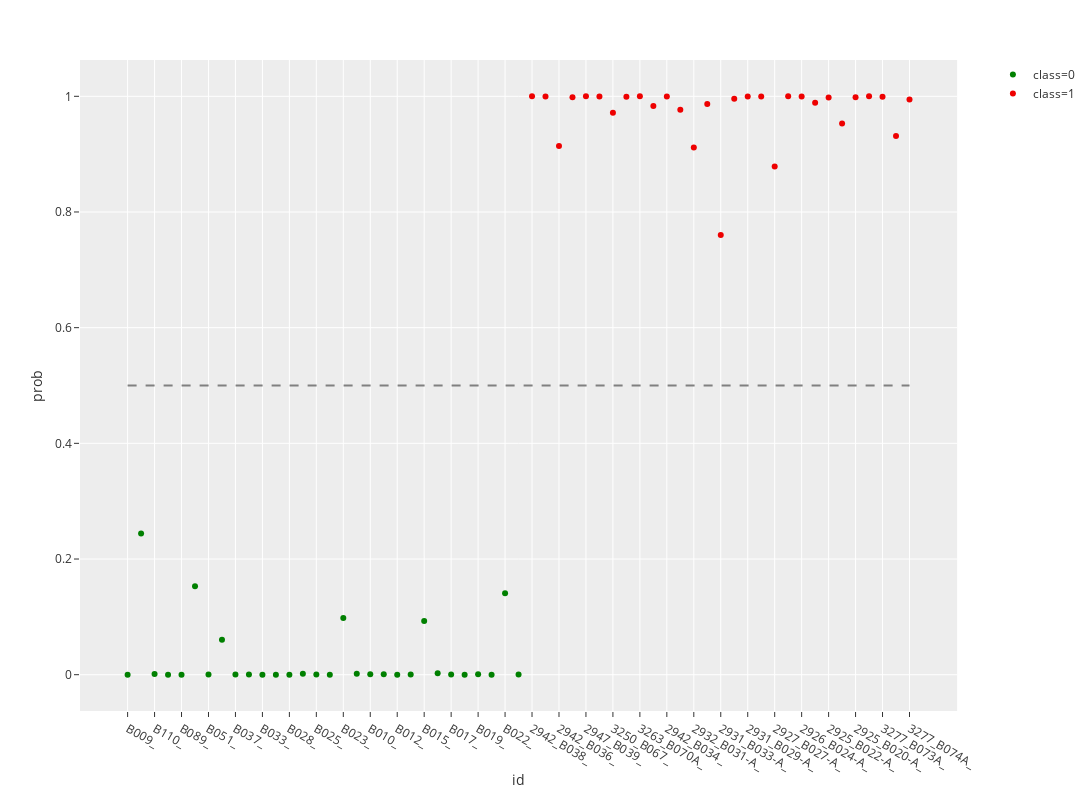

Here is the notebook cell this chart was saved with:
### Code cell
file_name = input("请输入原始数据的名称：")
data_path = 'C:/Users/pc/OneDrive/PLTTECH/Project/20191108肝癌分类/Rawdata/%s' % file_name + '.xlsx'
df = pd.read_excel(data_path)
df.head()

# 模型所用变量
selected_columns = ['id',
                 'Myeloid cells/CD56-CD14-',
                 'Lymphocytes/CD3+/CD4+/Q4: 158Gd_CD197_CCR7- , 155Gd_CD45RA-',
                 'Lymphocytes/CD3+/CD8+/CD85j+',
                 'Lymphocytes/CD3+/CD8+/HLA-DR+',
                 'Lymphocytes/CD3+/CD8+/Q8: 176Yb_HLA_DR- , 172Yb_CD38-',
                 'class']
# 模型系数
coefs = [0.148937073, 0.146422671, -0.191546067, 0.1520197, -0.083058353]
intercept = 0.000468955

plot_df = lungCancerPrediction(df, file_name)

### Figure 1 — Plotly figure (JSON) as saved in the notebook; plotly's stock layout.template omitted (floating-point values rounded to 4 significant figures)
{"data": [{"hoverlabel": {"namelength": 0}, "hovertemplate": "class=0<br>id=%{x}<br>prob=%{y}", "legendgroup": "class=0", "marker": {"color": "green", "symbol": "circle"}, "mode": "markers", "name": "class=0", "showlegend": true, "type": "scatter", "x": ["B009_", "B126_", "B110_", "B101_", "B089_", "B066_", "B051_", "B043_", "B037_", "B035_", "B033_", "B031_", "B028_", "B027_", "B025_", "B187_", "B023_", "B024_", "B010_", "B011_", "B012_", "B014_", "B015_", "B013_", "B017_", "B018_", "B019_", "B020_", "B022_", "B016_"], "xaxis": "x", "y": [5.998e-05, 0.244, 0.001025, 0.0001078, 0.0001039, 0.1531, 0.0001395, 0.06032, 0.0003269, 0.0002706, 0.0001075, 2.162e-05, 1.202e-05, 0.00173, 0.0001547, 1.964e-05, 0.09796, 0.001754, 0.0006156, 0.0005879, 7.825e-06, 0.0004141, 0.09277, 0.002559, 0.0003889, 3.96e-05, 0.0006934, 8.488e-05, 0.1406, 0.0005574], "yaxis": "y"}, {"hoverlabel": {"namelength": 0}, "hovertemplate": "class=1<br>id=%{x}<br>prob=%{y}", "legendgroup": "class=1", "marker": {"color": "#EE0000", "symbol": "circle"}, "mode": "markers", "name": "class=1", "showlegend": true, "type": "scatter", "x": ["2942_B038_", "2942_B035_", "2942_B036_", "2942_B037_", "2947_B039_", "3268_B072A_", "3250_B067_", "3263_B069A_", "3263_B070A_", "3268_B071A_", "2942_B034_", "3250_B066_", "2932_B031-A_", "2927_B026-A_", "2931_B033-A_", "2931_B032-A_", "2931_B029-A_", "2927_B028-A_", "2927_B027-A_", "2926_B025-A_", "2926_B024-A_", "2926_B023-A_", "2925_B022-A_", "2925_B021-A_", "2925_B020-A_", "2924_B019-A_", "3277_B073A_", "2932_B030-A_", "3277_B074A_"], "xaxis": "x", "y": [0.9999, 0.9995, 0.9139, 0.9983, 1.0, 0.9997, 0.9718, 0.9993, 1.0, 0.9833, 0.9997, 0.9768, 0.9117, 0.9865, 0.7601, 0.9959, 0.9996, 0.9998, 0.8786, 0.9999, 0.9995, 0.9888, 0.9978, 0.953, 0.9984, 0.9999, 0.9994, 0.9315, 0.9945], "yaxis": "y"}, {"line": {"color": "grey", "dash": "dash"}, "mode": "lines", "showlegend": false, "type": "scatter", "x": ["B009_", "3277_B074A_"], "y": [0.5, 0.5]}], "layout": {"height": 800, "legend": {"tracegroupgap": 0}, "margin": {"t": 60}, "width": 1200, "xaxis": {"anchor": "y", "domain": [0, 0.98], "title": {"text": "id"}}, "yaxis": {"anchor": "x", "domain": [0, 1], "title": {"text": "prob"}}}}
